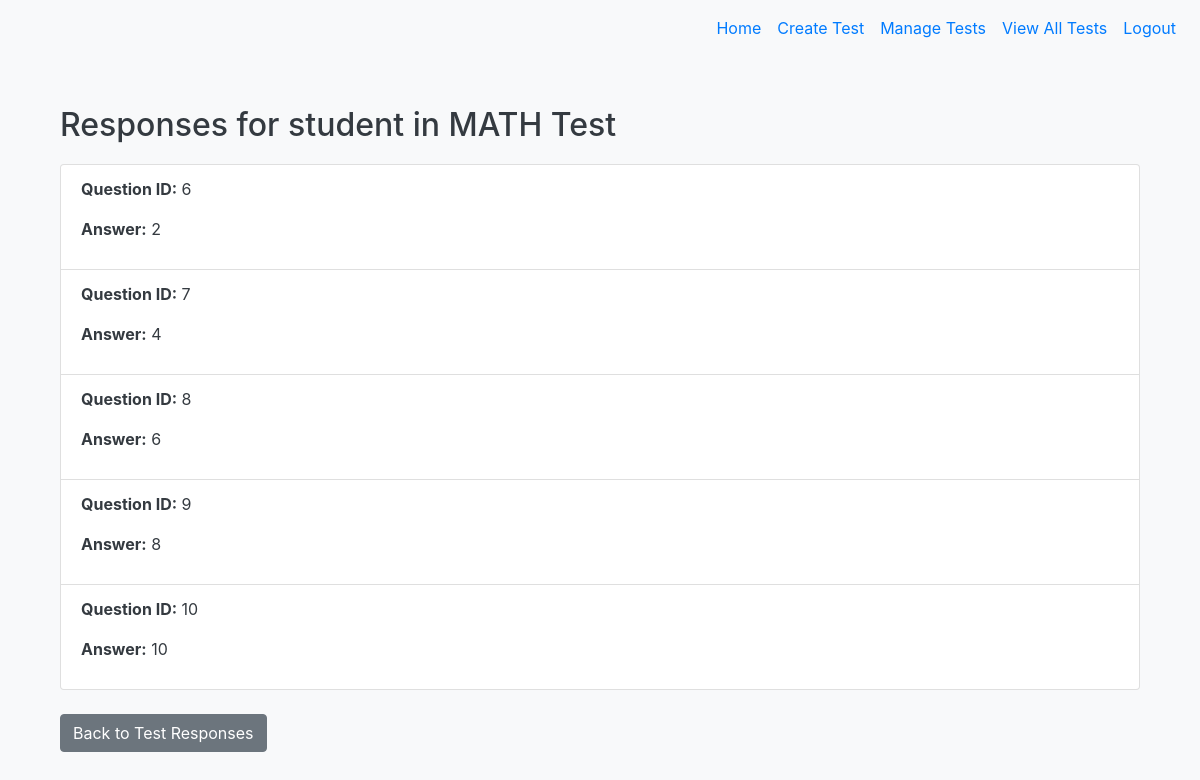
/test/4/responses/10 (signed in), run on the app's committed database.
### tables this page shows
CREATE TABLE User (
    id INTEGER PRIMARY KEY AUTOINCREMENT,
    username TEXT NOT NULL UNIQUE,
    password TEXT NOT NULL,
    role TEXT NOT NULL  -- 'student' or 'teacher'
);

CREATE TABLE "Test" (
    id INTEGER PRIMARY KEY AUTOINCREMENT,
    test_name TEXT NOT NULL,
    test_description TEXT,
    teacher_id INTEGER,
    FOREIGN KEY (teacher_id) REFERENCES User(id) ON DELETE CASCADE
);

CREATE TABLE "Answer" (
    id INTEGER PRIMARY KEY AUTOINCREMENT,
    student_id INTEGER,
    test_id INTEGER,
    question_id INTEGER,
    answer_text TEXT,
    submission_time TIMESTAMP,
    FOREIGN KEY (student_id) REFERENCES User(id) ON DELETE CASCADE,
    FOREIGN KEY (test_id) REFERENCES Test(id) ON DELETE CASCADE
);

### app.py (the view)
@app.route('/test/<int:test_id>/responses/<int:student_id>')
@login_required
def view_individual_response(test_id, student_id):
    if current_user.role != 'teacher':
        flash('Only teachers can view test responses.', 'danger')
        return redirect(url_for('home'))
    test = db.execute("SELECT * FROM Test WHERE id = ?", test_id)[0]
    student = db.execute("SELECT username FROM User WHERE id = ?", student_id)[0]
    responses = db.execute("SELECT Answer.question_id, Answer.answer_text FROM Answer WHERE Answer.student_id = ? AND Answer.test_id = ?", student_id, test_id)
    return render_template('view_individual_response.html', test=test, student=student, responses=responses)

### app.py (called while the page is built)
@login_manager.user_loader
def load_user(user_id):
    user = db.execute("SELECT * FROM User WHERE id = ?", user_id)
    if user:
        return User(id=user[0]['id'], username=user[0]['username'], password=user[0]['password'], role=user[0]['role'])
    return None

### templates/view_individual_response.html
{% extends "base.html" %}
{% block content %}
<div class="container mt-4">
    <h2>Responses for {{ student.username }} in {{ test.test_name }}</h2>
    <ul class="list-group">
        {% for response in responses %}
        <li class="list-group-item">
            <p><strong>Question ID:</strong> {{ response.question_id }}</p>
            <p><strong>Answer:</strong> {{ response.answer_text }}</p>
        </li>
        {% endfor %}
    </ul>
    <a href="{{ url_for('view_test_responses', test_id=test.id) }}" class="btn btn-secondary mt-4">Back to Test Responses</a>
</div>
{% endblock %}

### static/css/styles.css (style rules this page uses)
body { background-color: #f8f9fa; color: #343a40; }
.container { margin-top: 50px; }
h2 { margin-bottom: 20px; }

### data on the page
User: username "student"
Test: test_name "MATH Test"
Answer: question_id "6", answer_text "2"
Answer: question_id "7", answer_text "4"
Answer: question_id "8", answer_text "6"
Answer: question_id "9", answer_text "8"
Answer: question_id "10", answer_text "10"
